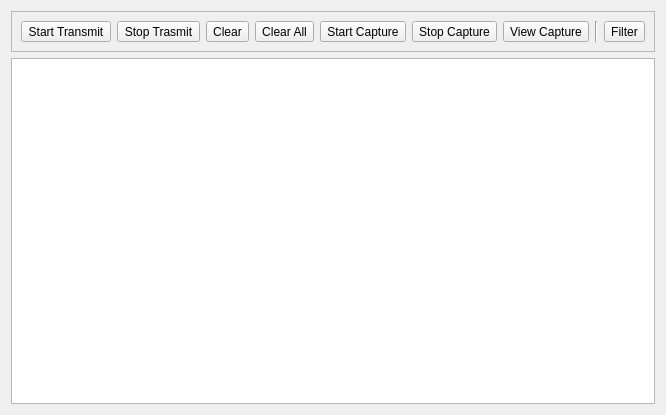
<ui version="4.0" >
 <class>PortStatsWindow</class>
 <widget class="QWidget" name="PortStatsWindow" >
  <property name="geometry" >
   <rect>
    <x>0</x>
    <y>0</y>
    <width>502</width>
    <height>415</height>
   </rect>
  </property>
  <property name="windowTitle" >
   <string>Form</string>
  </property>
  <layout class="QVBoxLayout" >
   <item>
    <widget class="QFrame" name="frame" >
     <property name="toolTip" >
      <string>Clear All</string>
     </property>
     <property name="frameShape" >
      <enum>QFrame::StyledPanel</enum>
     </property>
     <property name="frameShadow" >
      <enum>QFrame::Raised</enum>
     </property>
     <layout class="QHBoxLayout" >
      <item>
       <widget class="QToolButton" name="tbStartTransmit" >
        <property name="toolTip" >
         <string>Clear All</string>
        </property>
        <property name="statusTip" >
         <string>Starts transmit on selected port(s)</string>
        </property>
        <property name="text" >
         <string>Start Transmit</string>
        </property>
        <property name="icon" >
         <iconset resource="ostinato.qrc" >:/icons/control_play.png</iconset>
        </property>
       </widget>
      </item>
      <item>
       <widget class="QToolButton" name="tbStopTransmit" >
        <property name="toolTip" >
         <string>Clear All</string>
        </property>
        <property name="statusTip" >
         <string>Stops transmit on selected port(s)</string>
        </property>
        <property name="text" >
         <string>Stop Trasmit</string>
        </property>
        <property name="icon" >
         <iconset resource="ostinato.qrc" >:/icons/control_stop.png</iconset>
        </property>
       </widget>
      </item>
      <item>
       <widget class="QToolButton" name="tbClear" >
        <property name="toolTip" >
         <string>Clear All</string>
        </property>
        <property name="statusTip" >
         <string>Clears statistics of the selected port(s)</string>
        </property>
        <property name="text" >
         <string>Clear</string>
        </property>
       </widget>
      </item>
      <item>
       <widget class="QToolButton" name="tbClearAll" >
        <property name="toolTip" >
         <string>Clear All</string>
        </property>
        <property name="statusTip" >
         <string>Clears statistics of all ports</string>
        </property>
        <property name="text" >
         <string>Clear All</string>
        </property>
       </widget>
      </item>
      <item>
       <widget class="QToolButton" name="tbStartCapture" >
        <property name="toolTip" >
         <string>Clear All</string>
        </property>
        <property name="statusTip" >
         <string>Captures packets on the selected port(s)</string>
        </property>
        <property name="text" >
         <string>Start Capture</string>
        </property>
        <property name="icon" >
         <iconset resource="ostinato.qrc" >:/icons/sound_none.png</iconset>
        </property>
       </widget>
      </item>
      <item>
       <widget class="QToolButton" name="tbStopCapture" >
        <property name="toolTip" >
         <string>Clear All</string>
        </property>
        <property name="statusTip" >
         <string>End capture on selecteed port(s)</string>
        </property>
        <property name="text" >
         <string>Stop Capture</string>
        </property>
        <property name="icon" >
         <iconset resource="ostinato.qrc" >:/icons/sound_mute.png</iconset>
        </property>
       </widget>
      </item>
      <item>
       <widget class="QToolButton" name="tbViewCapture" >
        <property name="toolTip" >
         <string>Clear All</string>
        </property>
        <property name="statusTip" >
         <string>View captured packets on selected port(s)</string>
        </property>
        <property name="text" >
         <string>View Capture</string>
        </property>
        <property name="icon" >
         <iconset resource="ostinato.qrc" >:/icons/magnifier.png</iconset>
        </property>
       </widget>
      </item>
      <item>
       <widget class="Line" name="line" >
        <property name="toolTip" >
         <string>Clear All</string>
        </property>
        <property name="orientation" >
         <enum>Qt::Vertical</enum>
        </property>
       </widget>
      </item>
      <item>
       <spacer>
        <property name="toolTip" >
         <string>Clear All</string>
        </property>
        <property name="orientation" >
         <enum>Qt::Horizontal</enum>
        </property>
        <property name="sizeHint" >
         <size>
          <width>40</width>
          <height>20</height>
         </size>
        </property>
       </spacer>
      </item>
      <item>
       <widget class="QToolButton" name="tbFilter" >
        <property name="toolTip" >
         <string>Clear All</string>
        </property>
        <property name="statusTip" >
         <string>Select which ports to view</string>
        </property>
        <property name="text" >
         <string>Filter</string>
        </property>
        <property name="icon" >
         <iconset resource="ostinato.qrc" >:/icons/portstats_filter.png</iconset>
        </property>
       </widget>
      </item>
     </layout>
    </widget>
   </item>
   <item>
    <widget class="QTableView" name="tvPortStats" >
     <property name="toolTip" >
      <string>Clear All</string>
     </property>
    </widget>
   </item>
  </layout>
 </widget>
 <resources>
  <include location="ostinato.qrc" />
 </resources>
 <connections/>
</ui>
